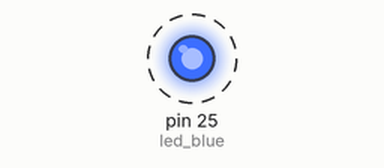
This program was run on a simulated MicroPython board. On the bench: output pins drawn as LEDs (lit = HIGH). Dashed ring = blinking.

Above: at 0.5 s.
Timing chart, 0 to 4.6 s (numbered marks = the images above):
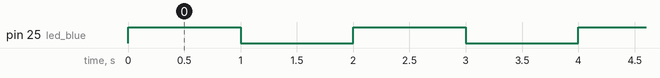

The program:

leds.py
```python
from machine import Pin
import uasyncio

LED_BLUE_PIN = 'LED'

led_blue = Pin(LED_BLUE_PIN, Pin.OUT)


async def blink():
    while True:
        v = not led_blue.value()
        led_blue.value(v)
        await uasyncio.sleep_ms(1000)


def test():
    loop = uasyncio.get_event_loop()
    loop.create_task(blink())
    loop.run_forever()


if __name__ == '__main__':
    test()
    
```

Measured:
- by itself, pin 25 (led_blue): alternates HIGH for 1.0 s and LOW for 1.0 s
